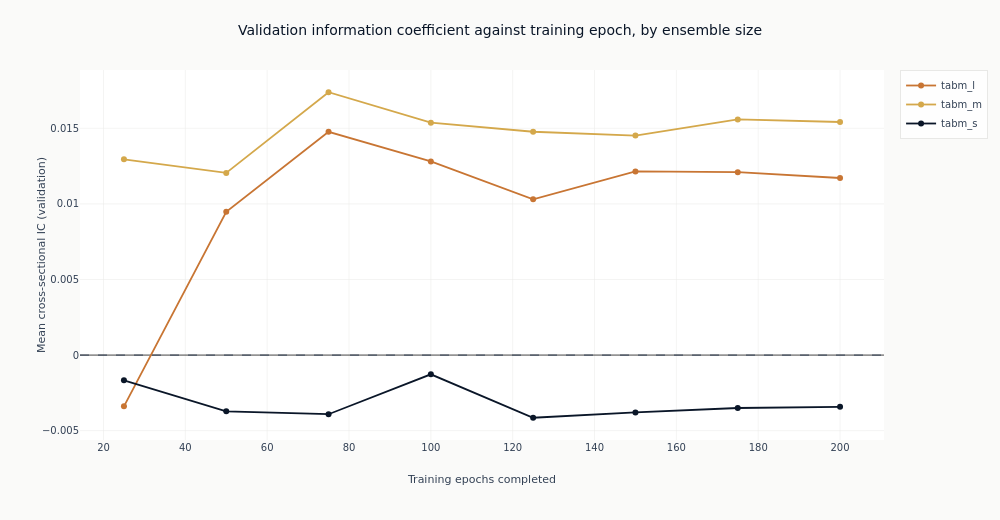

Source (notebook cell):
### Markdown cell above
### What more training does

Each line traces one configuration's out-of-sample information coefficient as training proceeds.
This is the figure the checkpoint dimension exists to produce, and it separates two things that a
single end-of-training number cannot.

A line that rises and then falls has an interior optimum: the network was still learning, then
began fitting the training window at the expense of the validation folds. A line that wanders
around zero without trend never had anything to learn, and its highest point is wherever the
noise happened to peak. Both produce a respectable-looking maximum, which is why the maximum is
not what gets carried forward.

### Code cell
curves = catalog.filter("full_coverage").sort("config_name", "checkpoint_value")
sizes = {"tabm_s": COLORS["blue"], "tabm_m": COLORS["amber"], "tabm_l": COLORS["copper"]}
fig_curves = go.Figure()
for config_name in curves.get_column("config_name").unique(maintain_order=True):
    series = curves.filter(pl.col("config_name") == config_name)
    fig_curves.add_trace(
        go.Scatter(
            x=series.get_column("checkpoint_value").to_list(),
            y=series.get_column("ic_mean").to_list(),
            mode="lines+markers",
            name=config_name,
            line=dict(color=sizes.get(config_name, COLORS["neutral"]), width=1.8),
        )
    )
fig_curves.add_hline(y=0, line_width=1, line_dash="dash", line_color=COLORS["neutral"])
fig_curves.update_layout(
    title="Validation information coefficient against training epoch, by ensemble size",
    height=520,
    width=1000,
    margin=dict(t=70),
    legend=dict(font=dict(size=10)),
)
fig_curves.update_xaxes(title_text="Training epochs completed")
fig_curves.update_yaxes(title_text="Mean cross-sectional IC (validation)")
show_plotly_with_alt(
    fig_curves,
    "Line chart of mean cross-sectional validation information coefficient against training "
    "epoch, one line per declared TabM ensemble size.",
)

### Figure 1 — Plotly figure (JSON) as saved in the notebook; plotly's stock layout.template omitted (floating-point values rounded to 4 significant figures)
{"data": [{"line": {"color": "#C87533", "width": 1.8}, "mode": "lines+markers", "name": "tabm_l", "type": "scatter", "x": [25, 50, 75, 100, 125, 150, 175, 200], "y": [-0.003389, 0.009472, 0.01477, 0.01281, 0.0103, 0.01214, 0.0121, 0.01171]}, {"line": {"color": "#D4A84B", "width": 1.8}, "mode": "lines+markers", "name": "tabm_m", "type": "scatter", "x": [25, 50, 75, 100, 125, 150, 175, 200], "y": [0.01295, 0.01205, 0.01738, 0.01537, 0.01477, 0.01452, 0.01559, 0.01542]}, {"line": {"color": "#0a1628", "width": 1.8}, "mode": "lines+markers", "name": "tabm_s", "type": "scatter", "x": [25, 50, 75, 100, 125, 150, 175, 200], "y": [-0.001667, -0.003721, -0.003912, -0.001272, -0.004145, -0.003791, -0.0035, -0.003422]}], "layout": {"height": 520, "legend": {"font": {"size": 10}}, "margin": {"t": 70}, "shapes": [{"line": {"color": "#334155", "dash": "dash", "width": 1}, "type": "line", "x0": 0, "x1": 1, "xref": "x domain", "y0": 0, "y1": 0, "yref": "y"}], "title": {"text": "Validation information coefficient against training epoch, by ensemble size"}, "width": 1000, "xaxis": {"title": {"text": "Training epochs completed"}}, "yaxis": {"title": {"text": "Mean cross-sectional IC (validation)"}}}}
